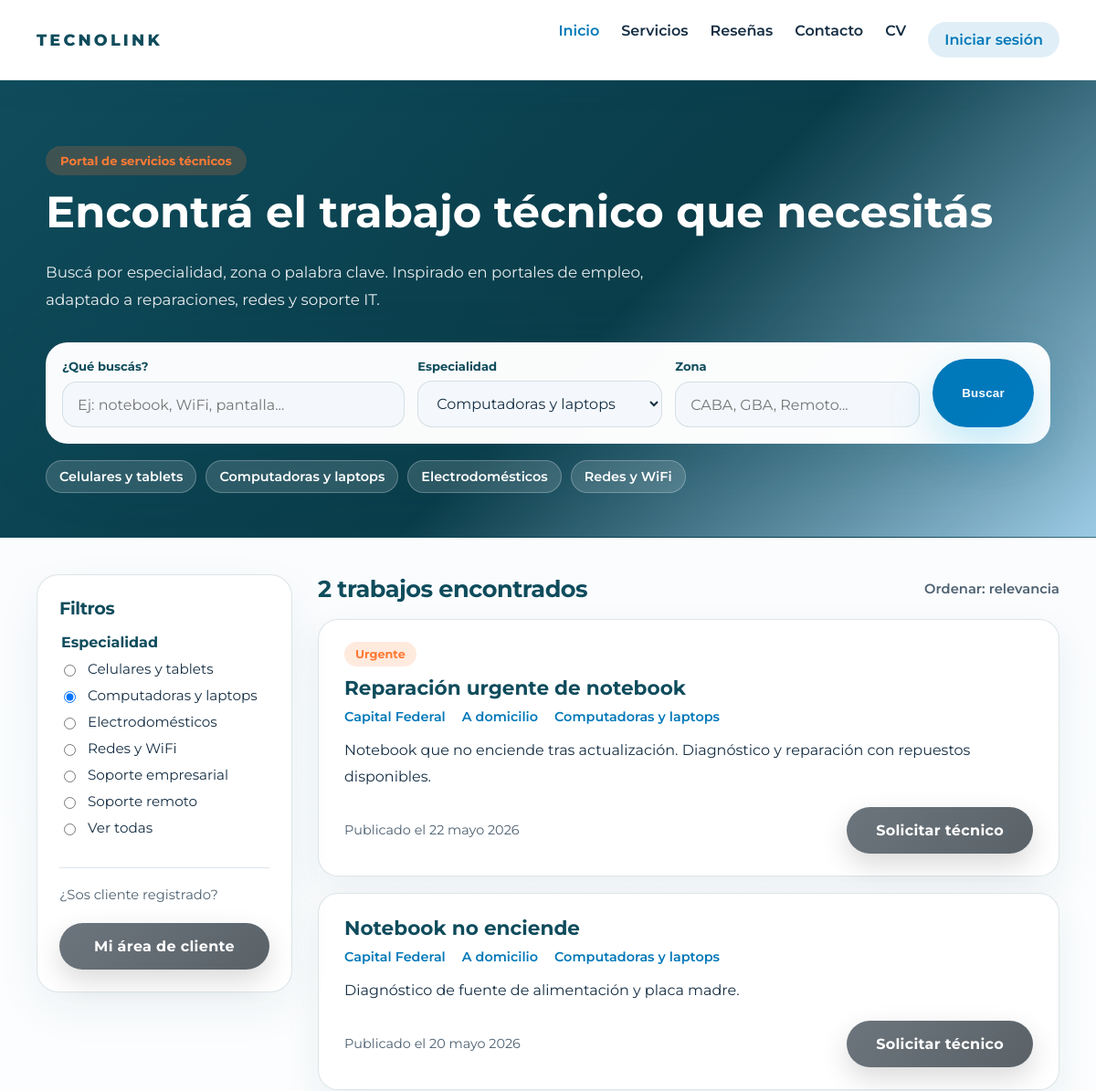
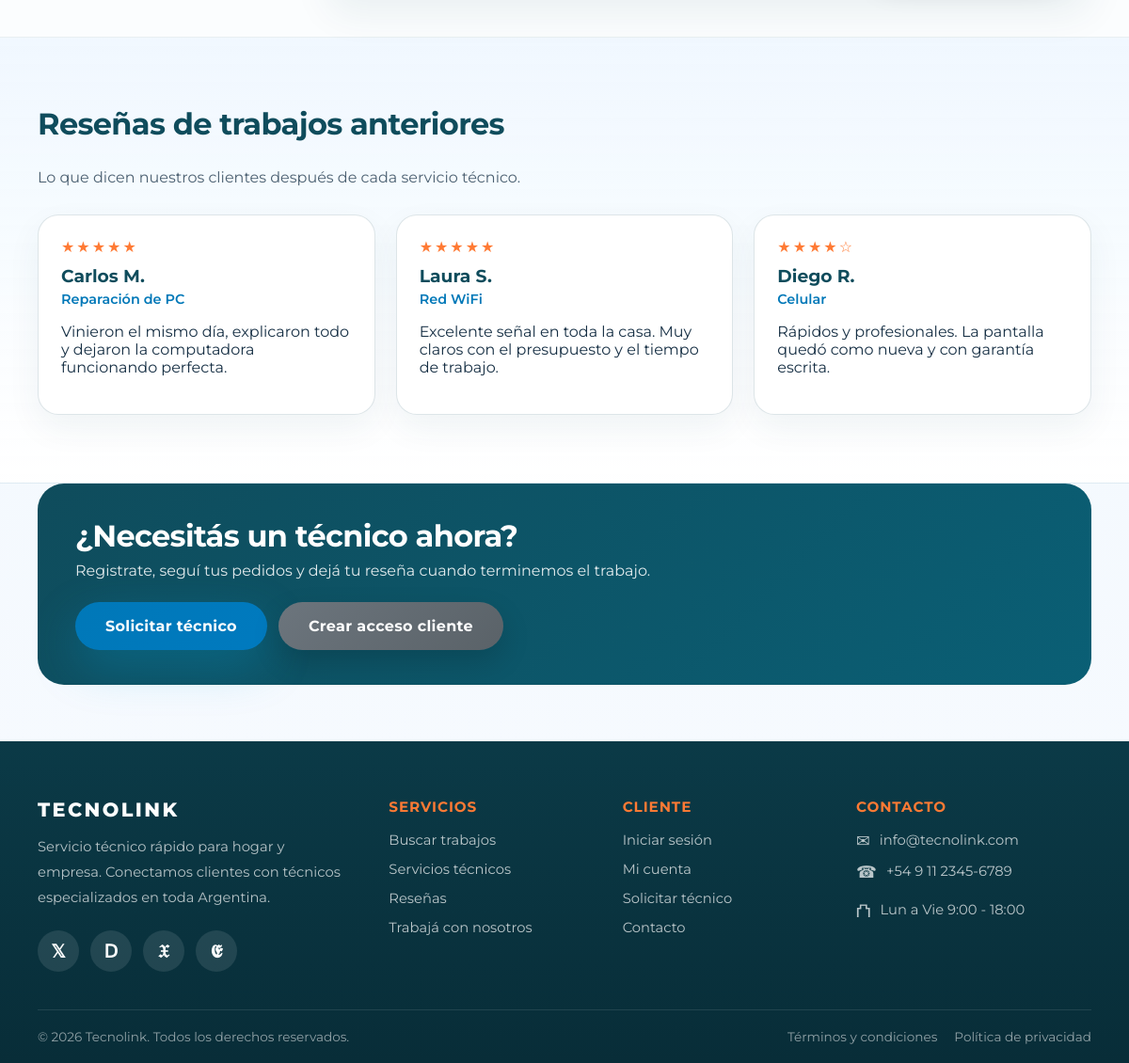
/index.php?tipo=computadoras, run on the app's committed database (2 pictures, top to bottom).
### tables this page shows
CREATE TABLE IF NOT EXISTS trabajos (
    id          INT AUTO_INCREMENT PRIMARY KEY,
    usuario_id  INT NULL,
    titulo      VARCHAR(150) NOT NULL,
    zona        VARCHAR(100) NOT NULL,
    tipo        VARCHAR(20)  NOT NULL,
    modalidad   VARCHAR(50)  NOT NULL,
    descripcion TEXT NOT NULL,
    estado      ENUM('Pendiente','En curso','Finalizado') NOT NULL DEFAULT 'Pendiente',
    urgente     TINYINT(1) NOT NULL DEFAULT 0,
    fecha       DATE NOT NULL,
    creado_en   TIMESTAMP DEFAULT CURRENT_TIMESTAMP,
    FOREIGN KEY (usuario_id) REFERENCES usuarios(id) ON DELETE SET NULL,
    FOREIGN KEY (tipo) REFERENCES tipos_trabajo(id)
);

CREATE TABLE IF NOT EXISTS resenas (
    id             INT AUTO_INCREMENT PRIMARY KEY,
    trabajo_id     INT NULL,
    nombre         VARCHAR(100) NOT NULL,
    trabajo_titulo VARCHAR(150) NOT NULL,
    estrellas      TINYINT NOT NULL,
    texto          TEXT NOT NULL,
    creado_en      TIMESTAMP DEFAULT CURRENT_TIMESTAMP,
    FOREIGN KEY (trabajo_id) REFERENCES trabajos(id) ON DELETE SET NULL
);

### includes/config.php (called while the page is built, shortened)
<?php
require_once __DIR__ . '/helpers.php';
function obtener_tipos_trabajo(): array
{
    static $tipos = null;
    if ($tipos === null) {
        $pdo = obtener_conexion();
        $filas = $pdo->query('SELECT id, etiqueta FROM tipos_trabajo ORDER BY etiqueta')->fetchAll();
        $tipos = [];
        foreach ($filas as $fila) {
            $tipos[$fila['id']] = $fila['etiqueta'];
        }
    }
    return $tipos;
}
$tipos_trabajo = obtener_tipos_trabajo();
function usuario_logueado(): bool
{
    return isset($_SESSION['usuario']) && $_SESSION['usuario'] !== '';
}

### includes/helpers.php (called while the page is built, shortened)
<?php
function obtener_etiqueta_tipo(string $tipo): string
{
    global $tipos_trabajo;
    return $tipos_trabajo[$tipo] ?? ucfirst($tipo);
}
function formatear_fecha_es(string $fecha_mysql): string
{
    $meses = [
        1 => 'enero', 2 => 'febrero', 3 => 'marzo', 4 => 'abril',
        5 => 'mayo', 6 => 'junio', 7 => 'julio', 8 => 'agosto',
        9 => 'septiembre', 10 => 'octubre', 11 => 'noviembre', 12 => 'diciembre',
    ];
    $fecha_obj = DateTime::createFromFormat('Y-m-d', $fecha_mysql);
    return $fecha_obj->format('d') . ' ' . $meses[(int) $fecha_obj->format('n')] . ' ' . $fecha_obj->format('Y');
}

### index.php (the view, shortened to what this page needs)
<?php
require_once __DIR__ . '/includes/config.php';
$busqueda = trim($_GET['q'] ?? '');
$filtro_tipo = $_GET['tipo'] ?? '';
$filtro_zona = trim($_GET['zona'] ?? '');
$sql = 'SELECT id, titulo, zona, tipo, modalidad, descripcion, urgente, fecha
        FROM trabajos
        WHERE 1 = 1';
$parametros = [];
if ($filtro_tipo !== '') {
    $sql .= ' AND tipo = :tipo';
    $parametros['tipo'] = $filtro_tipo;
}
$sql .= ' ORDER BY fecha DESC';
$pdo = obtener_conexion();
$consulta = $pdo->prepare($sql);
$consulta->execute($parametros);
$trabajos_filtrados = $consulta->fetchAll();
$reseñas = $pdo->query('SELECT nombre, trabajo_titulo AS trabajo, estrellas, texto FROM resenas ORDER BY creado_en DESC')->fetchAll();
$total = count($trabajos_filtrados);
require_once __DIR__ . '/includes/header.php';
?>
<main>
    <section class="jobs-hero">
        <div class="jobs-hero-inner">
            <span class="eyebrow">Portal de servicios técnicos</span>
            <h1>Encontrá el trabajo técnico que necesitás</h1>
            <p class="hero-text">Buscá por especialidad, zona o palabra clave. Inspirado en portales de empleo, adaptado a reparaciones, redes y soporte IT.</p>
            <form class="jobs-search" method="get" action="index.php">
                <div class="search-field">
                    <label for="q">¿Qué buscás?</label>
                    <input type="text" id="q" name="q" placeholder="Ej: notebook, WiFi, pantalla..." value="<?php echo htmlspecialchars($busqueda); ?>">
                </div>
                <div class="search-field">
                    <label for="tipo">Especialidad</label>
                    <select id="tipo" name="tipo">
                        <?php foreach ($tipos_trabajo as $clave => $etiqueta) : ?>
                            <option value="<?php echo $clave; ?>"<?php echo $filtro_tipo === $clave ? ' selected' : ''; ?>><?php echo htmlspecialchars($etiqueta); ?></option>
                        <?php endforeach; ?>
                    </select>
                </div>
                <div class="search-field">
                    <label for="zona">Zona</label>
                    <input type="text" id="zona" name="zona" placeholder="CABA, GBA, Remoto..." value="<?php echo htmlspecialchars($filtro_zona); ?>">
                </div>
                <button type="submit" class="btn-primary">Buscar</button>
            </form>
            <div class="hero-quick-tags">
                <?php foreach (array_slice($tipos_trabajo, 0, 4, true) as $clave => $etiqueta) : ?>
                    <a href="index.php?tipo=<?php echo urlencode($clave); ?>" class="tag-chip"><?php echo htmlspecialchars($etiqueta); ?></a>
                <?php endforeach; ?>
            </div>
        </div>
    </section>
    <section class="jobs-layout">
        <aside class="jobs-filters">
            <h2>Filtros</h2>
            <form method="get" class="filters-form">
                <fieldset>
                    <legend>Especialidad</legend>
                    <?php foreach ($tipos_trabajo as $clave => $etiqueta) : ?>
                        <label class="filter-option">
                            <input type="radio" name="tipo" value="<?php echo $clave; ?>"<?php echo $filtro_tipo === $clave ? ' checked' : ''; ?> onchange="this.form.submit()">
                            <?php echo htmlspecialchars($etiqueta); ?>
                        </label>
                    <?php endforeach; ?>
                    <label class="filter-option">
                        <input type="radio" name="tipo" value=""<?php echo $filtro_tipo === '' ? ' checked' : ''; ?> onchange="this.form.submit()">
                        Ver todas
                    </label>
                </fieldset>
            </form>
            <div class="filter-cta">
                <p>¿Sos cliente registrado?</p>
                <a href="<?php echo usuario_logueado() ? 'cliente.php' : 'login.php'; ?>" class="btn-secondary btn-block">Mi área de cliente</a>
            </div>
        </aside>
        <div class="jobs-results">
            <div class="results-header">
                <h2><?php echo $total; ?> trabajos encontrados</h2>
                <span class="sort-label">Ordenar: relevancia</span>
            </div>
            <?php if ($total === 0) : ?>
                <article class="job-card empty-state">
                    <h3>No hay resultados</h3>
                    <p>Probá con otra palabra clave o quitá los filtros para ver más trabajos técnicos disponibles.</p>
                    <a href="index.php" class="btn-secondary">Ver todos</a>
                </article>
            <?php else : ?>
                <?php foreach ($trabajos_filtrados as $trabajo) : ?>
                    <article class="job-card" data-tipo="<?php echo htmlspecialchars($trabajo['tipo']); ?>">
                        <?php if ($trabajo['urgente']) : ?>
                            <span class="job-badge">Urgente</span>
                        <?php endif; ?>
                        <h3><?php echo htmlspecialchars($trabajo['titulo']); ?></h3>
                        <ul class="job-meta">
                            <li><?php echo htmlspecialchars($trabajo['zona']); ?></li>
                            <li><?php echo htmlspecialchars($trabajo['modalidad']); ?></li>
                            <li><?php echo htmlspecialchars(obtener_etiqueta_tipo($trabajo['tipo'])); ?></li>
                        </ul>
                        <p><?php echo htmlspecialchars($trabajo['descripcion']); ?></p>
                        <div class="job-card-footer">
                            <span class="job-date">Publicado el <?php echo htmlspecialchars(formatear_fecha_es($trabajo['fecha'])); ?></span>
                            <a href="contacto.php" class="btn-secondary">Solicitar técnico</a>
                        </div>
                    </article>
                <?php endforeach; ?>
            <?php endif; ?>
        </div>
    </section>
    <section id="reseñas" class="reviews-section">
        <h2>Reseñas de trabajos anteriores</h2>
        <p class="section-text">Lo que dicen nuestros clientes después de cada servicio técnico.</p>
        <div class="reviews-grid">
            <?php foreach ($reseñas as $reseña) : ?>
                <article class="review-card">
                    <div class="stars" aria-label="<?php echo $reseña['estrellas']; ?> de 5 estrellas">
                        <?php echo str_repeat('★', $reseña['estrellas']) . str_repeat('☆', 5 - $reseña['estrellas']); ?>
                    </div>
                    <h3><?php echo htmlspecialchars($reseña['nombre']); ?></h3>
                    <span class="review-job"><?php echo htmlspecialchars($reseña['trabajo']); ?></span>
                    <p><?php echo htmlspecialchars($reseña['texto']); ?></p>
                </article>
            <?php endforeach; ?>
        </div>
    </section>
    <section class="cta-banner">
        <div>
            <h2>¿Necesitás un técnico ahora?</h2>
            <p>Registrate, seguí tus pedidos y dejá tu reseña cuando terminemos el trabajo.</p>
        </div>
        <div class="cta-actions">
            <a href="contacto.php" class="btn-primary">Solicitar técnico</a>
            <?php if (!usuario_logueado()) : ?>
                <a href="login.php" class="btn-secondary">Crear acceso cliente</a>
            <?php endif; ?>
        </div>
    </section>
</main>
<?php require_once __DIR__ . '/includes/footer.php'; ?>

### data on the page
trabajos: urgente "Urgente", titulo "Reparación urgente de notebook", zona "Capital Federal", modalidad "A domicilio", tipo "Computadoras y laptops", descripcion "Notebook que no enciende tras actualización. Diagnóstico y reparación con repuestos disponibles.", fecha "22 mayo 2026"
trabajos: titulo "Notebook no enciende", zona "Capital Federal", modalidad "A domicilio", tipo "Computadoras y laptops", descripcion "Diagnóstico de fuente de alimentación y placa madre.", fecha "20 mayo 2026"
resenas: estrellas "★★★★★", nombre "Carlos M.", trabajo_titulo "Reparación de PC", texto "Vinieron el mismo día, explicaron todo y dejaron la computadora funcionando perfecta."
resenas: estrellas "★★★★★", nombre "Laura S.", trabajo_titulo "Red WiFi", texto "Excelente señal en toda la casa. Muy claros con el presupuesto y el tiempo de trabajo."
resenas: estrellas "★★★★", estrellas "☆", nombre "Diego R.", trabajo_titulo "Celular", texto "Rápidos y profesionales. La pantalla quedó como nueva y con garantía escrita."

### other printed values
SITE_NAME "TECNOLINK"
$etiqueta "Celulares y tablets"
$etiqueta "Computadoras y laptops"
$etiqueta "Electrodomésticos"
$etiqueta "Redes y WiFi"
$etiqueta "Soporte empresarial"
$etiqueta "Soporte remoto"
$total "2"
SITE_NAME "Tecnolink"
form field tipo "Computadoras y laptops"
